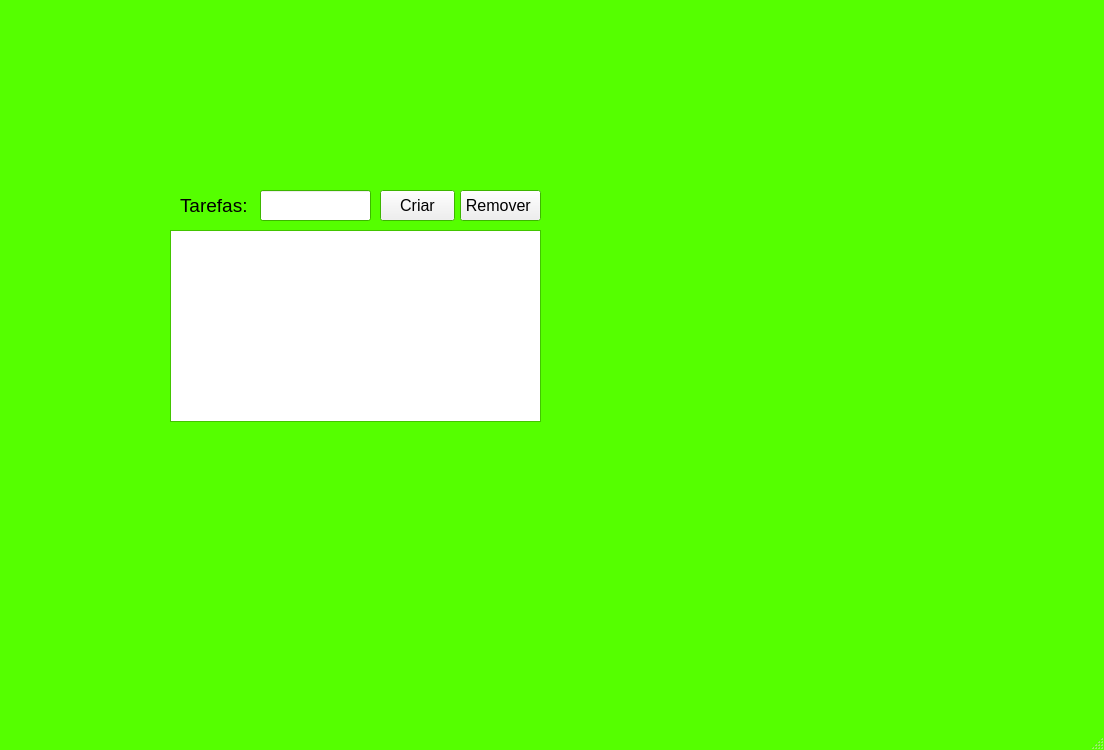
<?xml version="1.0" encoding="UTF-8"?>
<ui version="4.0">
 <class>MainWindow</class>
 <widget class="QMainWindow" name="MainWindow">
  <property name="geometry">
   <rect>
    <x>0</x>
    <y>0</y>
    <width>1104</width>
    <height>750</height>
   </rect>
  </property>
  <property name="palette">
   <palette>
    <active>
     <colorrole role="Base">
      <brush brushstyle="SolidPattern">
       <color alpha="255">
        <red>255</red>
        <green>255</green>
        <blue>255</blue>
       </color>
      </brush>
     </colorrole>
     <colorrole role="Window">
      <brush brushstyle="SolidPattern">
       <color alpha="255">
        <red>85</red>
        <green>255</green>
        <blue>0</blue>
       </color>
      </brush>
     </colorrole>
    </active>
    <inactive>
     <colorrole role="Base">
      <brush brushstyle="SolidPattern">
       <color alpha="255">
        <red>255</red>
        <green>255</green>
        <blue>255</blue>
       </color>
      </brush>
     </colorrole>
     <colorrole role="Window">
      <brush brushstyle="SolidPattern">
       <color alpha="255">
        <red>85</red>
        <green>255</green>
        <blue>0</blue>
       </color>
      </brush>
     </colorrole>
    </inactive>
    <disabled>
     <colorrole role="Base">
      <brush brushstyle="SolidPattern">
       <color alpha="255">
        <red>85</red>
        <green>255</green>
        <blue>0</blue>
       </color>
      </brush>
     </colorrole>
     <colorrole role="Window">
      <brush brushstyle="SolidPattern">
       <color alpha="255">
        <red>85</red>
        <green>255</green>
        <blue>0</blue>
       </color>
      </brush>
     </colorrole>
    </disabled>
   </palette>
  </property>
  <property name="windowTitle">
   <string>MainWindow</string>
  </property>
  <widget class="QWidget" name="centralwidget">
   <widget class="QPushButton" name="pushButton">
    <property name="geometry">
     <rect>
      <x>380</x>
      <y>190</y>
      <width>75</width>
      <height>31</height>
     </rect>
    </property>
    <property name="font">
     <font>
      <pointsize>12</pointsize>
     </font>
    </property>
    <property name="text">
     <string>Criar</string>
    </property>
   </widget>
   <widget class="QLineEdit" name="lineEdit">
    <property name="geometry">
     <rect>
      <x>260</x>
      <y>190</y>
      <width>111</width>
      <height>31</height>
     </rect>
    </property>
   </widget>
   <widget class="QListWidget" name="listWidget">
    <property name="geometry">
     <rect>
      <x>170</x>
      <y>230</y>
      <width>371</width>
      <height>192</height>
     </rect>
    </property>
   </widget>
   <widget class="QLabel" name="label">
    <property name="geometry">
     <rect>
      <x>180</x>
      <y>190</y>
      <width>71</width>
      <height>31</height>
     </rect>
    </property>
    <property name="font">
     <font>
      <pointsize>14</pointsize>
     </font>
    </property>
    <property name="text">
     <string>Tarefas:</string>
    </property>
   </widget>
   <widget class="QPushButton" name="pushButton_2">
    <property name="geometry">
     <rect>
      <x>460</x>
      <y>190</y>
      <width>81</width>
      <height>31</height>
     </rect>
    </property>
    <property name="font">
     <font>
      <pointsize>12</pointsize>
     </font>
    </property>
    <property name="text">
     <string>Remover </string>
    </property>
   </widget>
  </widget>
  <widget class="QMenuBar" name="menubar">
   <property name="geometry">
    <rect>
     <x>0</x>
     <y>0</y>
     <width>1104</width>
     <height>21</height>
    </rect>
   </property>
  </widget>
  <widget class="QStatusBar" name="statusbar"/>
 </widget>
 <resources/>
 <connections/>
</ui>
